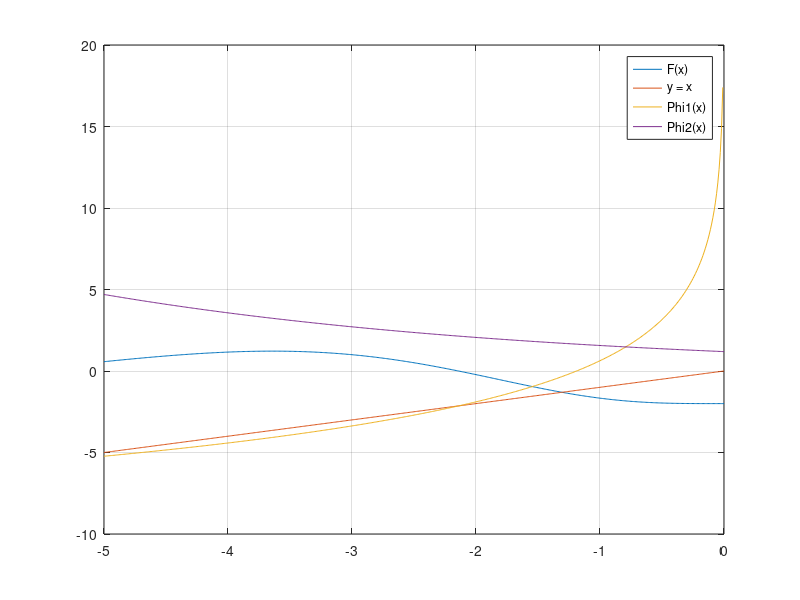
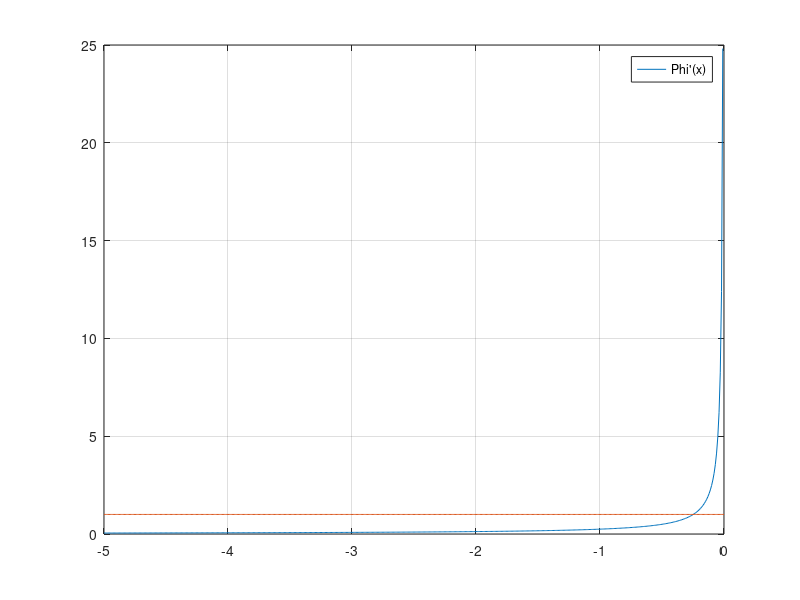
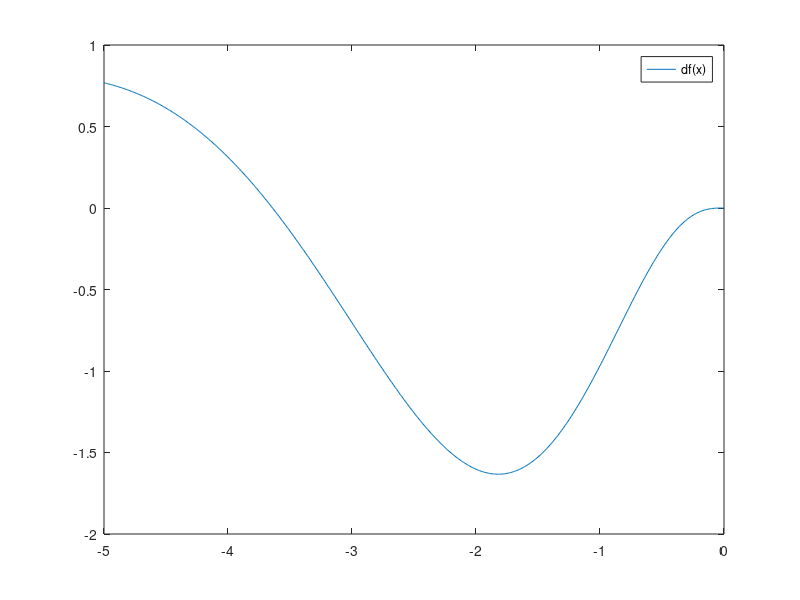

These charts were generated, in order, by the following MATLAB code:
x = -5:0.01:0;
y = x.^4 .* 3.^x - 2;
z = x;
phi1 = log(2 ./ x.^4) ./ log(3);
phi2 = (2 .* 3.^-x).^0.25;
dphi = -log(3) ./ ((2 .* 8.^0.25) .* 3 .^0.25 .* x);
h1 = figure();
plot(x,y,x,z,x,phi1,x,phi2);
grid on;
legend("F(x)", "y = x", "Phi1(x)", "Phi2(x)");
h2 = figure();
y1 = 0 .*x +1;
plot(x,dphi,x,y1);
grid on;
legend("Phi'(x)");

b = -5;
q = -log(3) ./ ((2 .* 8.^0.25) .* 3 .^0.25 .* b);
x0 = 0;
counter = 0;

eps = 10 .^ (-4)
cont = true;



printf("\n\n\nЗадание 1:\n");
printf("Номер итерации: | Корень:  | Разность: | Tочность: \n")
while cont
    counter++;
    x0last = x0;
    x0 = (2 .* 3.^-x0).^0.25;
    if abs(x0 - x0last) <= (1-q)./q .* eps
        cont = false;
    endif;
    printf("___________________________________________________");
    printf("\n %-14d | %7f | %9f | %9f \n", counter, x0, abs(x0 - x0last), (1-q)./q .* eps);
end;

h3 = figure();
df = 4 * x.^3 .* 3.^x + log(3) * x.^4 .* 3.^x;
plot(x, df);
legend("df(x)");
m = 4 * 0.^3 .* 3.^0 + log(3) * 0.^4 .* 3.^0;
M = 4 * -5.^3 .* 3.^-5 + log(3) * -5.^4 .* 3.^-5;

eps = 10.^-6;
alpha = 2 ./ (M + m);
nq = (M - m) ./ (M + m);
nx0 = -5;
cont = true;
ncounter = 0;




printf("\n\n\nЗадание 2:\n");
printf("Номер итерации: | Корень:  | Разность: | Tочность: \n");
while cont
    ncounter++;
    nx0last = nx0;
    nx0 = nx0last - alpha .* (nx0last.^4 .* 3.^nx0last - 2);
    if abs(nx0 - nx0last) <= (1-nq)./nq .* eps
        cont = false;
    endif;
    printf("___________________________________________________");
    printf("\n %-14d | %7f | %9f | %9f \n", ncounter, nx0, abs(nx0 - nx0last), (1-nq)./nq .* eps);
end;




printf("\n\n\nЗадание 3:\n");
cont = true;
counter = 0;
X0 = -5;

printf("Номер итерации: | Корень:  | Разность: | Tочность: \n")
while cont
    X0last = X0;
    counter++;

    X0 = X0last - (X0last.^4 .* 3.^X0last - 2) ./ (4 * X0last.^3 .* 3.^X0last + log(3) * X0last.^4 .* 3.^X0last)

    if abs(X0 - X0last) <= eps
        cont = false;
    endif;
    printf("___________________________________________________");
    printf("\n %-14d | %7f | %9f | %9f \n", counter, X0, abs(X0 - X0last), eps);
end;